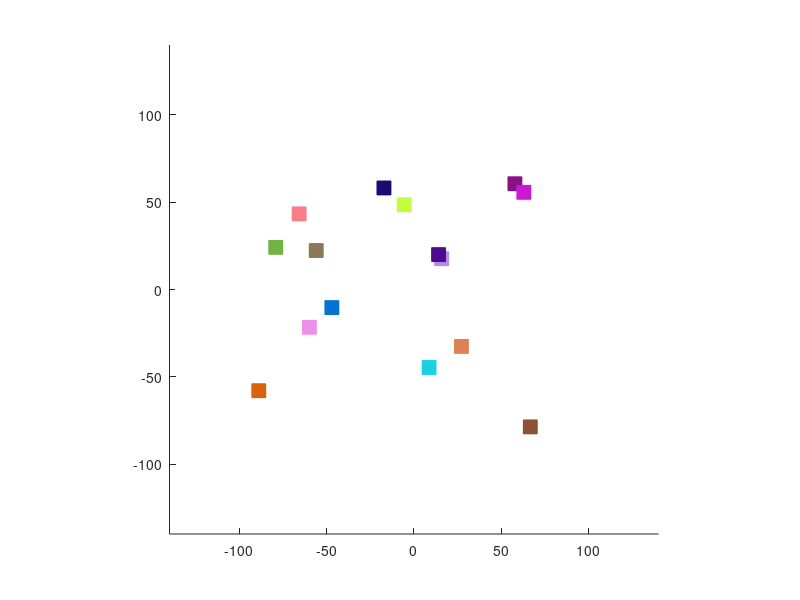

Write the MATLAB code that produced this figure. (Note: this script raises an error after producing the figure.)
function EKF_SLAM
 
    clear all;
    close all; 
    
    % Map configuration
    nFeatures = 15;
    MapSize = 200;
    [Map,colors] = CreateMap(MapSize,nFeatures); 
 
    %how often shall we draw?
    DrawEveryNFrames = 5;
    mode = 'one_landmark_in_fov';
    %mode = 'landmarks_in_fov'; 
 
    % Robot base characterization
    SigmaX = 0.01; % Standard deviation in the x axis
    SigmaY = 0.01; % Standard deviation in the y axis
    SigmaTheta = 1.5*pi/180; % Bearing standar deviation
    R = diag([SigmaX^2 SigmaY^2 SigmaTheta^2]); % Cov matrix
 
    % Covariances for our very bad&expensive sensor (in the system <d,theta>)
    Sigma_r = 1.1;
    Sigma_theta = 5*pi/180;
    Q = diag([Sigma_r,Sigma_theta]).^2;
    fov = pi*2/3;
    max_range = 100;
 
    xRobot = [-MapSize/3 -MapSize/3 0]';
    xRobotTrue = xRobot;
 
    %initial conditions - no map:
    xEst = xRobot;
    PEst = zeros(3,3);
    MappedFeatures = NaN*zeros(nFeatures,2);
 
    % Drawings
    figure(1); hold on; grid off; axis equal;
    axis([-MapSize/2-40 MapSize/2+40 -MapSize/2-40 MapSize/2+40]);
    for i_feat=1:nFeatures
        plot(Map(1,i_feat),Map(2,i_feat),'s','Color',colors(i_feat,:), ...
            'MarkerFaceColor',colors(i_feat,:),'MarkerSize',10)       ;        
    end
    set(gcf,'doublebuffer','on');
    hObsLine = line([0,0],[0,0]);
    set(hObsLine,'linestyle',':');
    DrawRobot(xEst(1:3),'g');
    DrawRobot(xRobotTrue,'b');
    DrawRobot(xRobot,'r');
    hFOV = drawFOV(xRobotTrue,fov,max_range,'b');
    PlotEllipse(xEst(1:3),PEst(1:3,1:3),5,'g');
    
    pause;
    
    delete(hFOV);
            
    u = [3;0;0];
 
    % Number of steps
    nSteps = 195;
    turning = 50;
    
    % Storage:
    PFeatDetStore = NaN*zeros(nFeatures,nSteps);
    FeatErrStore = NaN*zeros(nFeatures,nSteps);
    PXErrStore = NaN*zeros(1,nSteps);
    XErrStore = NaN*zeros(2,nSteps);% error in position and angle   
    
    for k = 2:nSteps
 
        %
        % Move the robot with a control action u
        %
 
        u(3) = 0;
        if (mod(k,turning)==0) u(3)=pi/2;end
 
        xRobot = tcomp(xRobot,u); % New pose without noise    
        noise = sqrt(R)*randn(3,1); % Generate noise
        noisy_u = tcomp(u,noise); % Apply noise to the control action        
        xRobotTrue = tcomp(xRobotTrue,noisy_u);
 
        % Useful vbles
        xVehicle = xEst(1:3);
        xMap = xEst(4:end);
 
        %
        % Prediction step
        %
        
        xVehiclePred = tcomp(xVehicle,u);
 
        PPredvv = J1(xVehicle,u)* PEst(1:3,1:3) *J1(xVehicle,u)' + J2(xVehicle,u)* R * J2(xVehicle,u)';
        PPredvm = J1(xVehicle,u)*PEst(1:3,4:end);
        PPredmm = PEst(4:end,4:end);
 
        xPred = [xVehiclePred;xMap];
        PPred = [PPredvv PPredvm;
                 PPredvm' PPredmm];
 
        % Get new observation/s
 
        if strcmp(mode,'one_landmark_in_fov')
            % Get a random observations within the fov of the sensor
            [MapInFov,iFeatures] = getObservationsInsideFOV(xRobotTrue,Map,fov,max_range);
            if ~isempty(MapInFov)             
                [z,iFeature] = getRandomObservationFromPose(xRobotTrue,MapInFov,Q,iFeatures);
            else
                z = [];
            end
        elseif strcmp(mode,'landmarks_in_fov')
            %
            % Point 4
            %
000000000;
        end
 
        %
        % Update step
        %
        
        if(~isempty(z))
            %have we seen this feature before?
            if( ~isnan(MappedFeatures(iFeature,1)))
 
                %predict observation: find out where it is in state vector
                FeatureIndex = MappedFeatures(iFeature,1);
                xFeature = xPred(FeatureIndex:FeatureIndex+1);
 
                zPred = getRangeAndBearing(xVehiclePred,xFeature);
 
                % get observation Jacobians
                [jHxv,jHxf] = GetObsJacs(xVehicle,xFeature);
 
                % Fill in state jacobian

                %
                % Point 2, Build jH from JHxv and jHxf
                %
                jH = zeros(2,length(xEst));
                jH(:,FeatureIndex:FeatureIndex+1) = jHxf;
                jH(:,1:3) = jHxv;
                 
                % Do Kalman update:
                Innov = z-zPred;
                Innov(2) = AngleWrap(Innov(2));
 
                S = jH*PPred*jH'+Q;
                W = PPred*jH'*inv(S);
                xEst = xPred+ W*Innov;
 
                PEst = PPred-W*S*W';
 
                %ensure P remains symmetric
                PEst = 0.5*(PEst+PEst');
            else
                % this is a new feature add it to the map....            
                nStates = length(xEst); 
 
                xFeature = xVehiclePred(1:2) + [z(1)*cos(z(2)+xVehiclePred(3));z(1)*sin(z(2)+xVehiclePred(3))];
                xEst = [xPred;xFeature]; %augmenting state vector
                [jGxv, jGz] = GetNewFeatureJacs(xVehicle,z);
 
                M = [eye(nStates), zeros(nStates,2);% note we don't use jacobian w.r.t vehicle
                    jGxv zeros(2,nStates-3)  , jGz]; 

                PEst = M*blkdiag(PEst,Q)*M';
 
                %remember this feature as being mapped we store its ID and position in the state vector
                MappedFeatures(iFeature,:) = [length(xEst)-1, length(xEst)];
 
            end;
        else
            xEst = xPred;
            PEst = PPred;
        end;

%
	% Point 3, Robot pose and features localization errors and determinants
       %
           %Storage:    
        for l = 1:nFeatures
            if (~isnan(MappedFeatures(l,1)))
                index = MappedFeatures(l,1);
                PFeatDetStore(l, k) = det(PEst(index:index+1, index:index+1));
                FeatErrStore(l, k) = norm(Map(1:2, l) - xEst(index:index+1));
            end
        end

        PXErrStore(:, k) = det(PEst(1:3, 1:3));
        XErrStore(:, k) = [norm(xRobot(1:2) - xRobotTrue(1:2));
            norm(xRobot(3) - xRobotTrue(3))];
 
        % Drawings
        if(mod(k-2,DrawEveryNFrames)==0)
            % Robot estimated, real, and ideal poses, fov and uncertainty
            DrawRobot(xEst(1:3),'g');
            DrawRobot(xRobotTrue,'b');
            DrawRobot(xRobot,'r');
            hFOV = drawFOV(xRobotTrue,fov,max_range,'b');
            PlotEllipse(xEst(1:3),PEst(1:3,1:3),5,'g');
 
            % A line to the observed feature
            if(~isnan(z))
                hLine = line([xRobotTrue(1),Map(1,iFeature)],[xRobotTrue(2),Map(2,iFeature)]);
                set(hLine,'linestyle',':');
            end;
            
            % The uncertainty of each perceived landmark
            n  = length(xEst);
            nF = (n-3)/2;            
            hEllipses = [];
            for i = 1:nF
                iF = 3+2*i-1;
                plot(xEst(iF),xEst(iF+1),'b*');
                hEllipse = PlotEllipse(xEst(iF:iF+1),PEst(iF:iF+1,iF:iF+1),3);
                hEllipses = [hEllipses hEllipse];
            end                  
            
            drawnow; % flush pending drawings events                 
            pause;
            
            % Clean a bit
            delete(hFOV);
            for i=1:size(hEllipses,2)
                delete(hEllipses(i));
            end
        end  
    end
 
    % Draw the final estimated positions and uncertainties of the features
    n  = length(xEst);
    nF = (n-3)/2;
    
    for i = 1:nF
        iF = 3+2*i-1;
        plot(xEst(iF),xEst(iF+1),'cs');
        PlotEllipse(xEst(iF:iF+1),PEst(iF:iF+1,iF:iF+1),3);
    end;  

    %
    % Draw erros and determinants of the location of the robot and the
    % featuers
    %
    
    figure(2); hold on;
    title('Errors in robot localization');
    plot(XErrStore(1,:),'b');    
    plot(XErrStore(2,:),'r');    
    legend('Error in position','Error in orientation')
    
    figure(3); hold on;
    title('Determinant of the cov. matrix associated to the robot localization');
    xs = 1:nSteps;
    plot(PXErrStore(:),'b');

    figure(4); hold on;
    title('Errors in features localization');
    figure(5); hold on;
    title('Log of the determinant of the cov. matrix associated to each feature');
    
    for i=1:nFeatures
        figure(5)        
        h = plot(log(PFeatDetStore(i,:)));    
        set(h,'Color',colors(i,:));
        
        figure(4)
        h = plot(FeatErrStore(i,:));
        set(h,'Color',colors(i,:));        
    end


%-------------------------------------------------------------------------%

function [Map,colors] = CreateMap(MapSize,nFeatures)
    Map = zeros(2,nFeatures);
    colors = zeros(nFeatures,3);
    
    for i_feat = 1:nFeatures
        Map(:,i_feat) = MapSize*rand(2,1)-MapSize/2;
        colors(i_feat,:) = [rand rand rand];
    end
 
%-------------------------------------------------------------------------%
 
function [jHxv,jHxf] = GetObsJacs(xPred, xFeature)
 
    jHxv = zeros(2,3);jHxf = zeros(2,2);
    Delta = (xFeature-xPred(1:2));
    r = norm(Delta);
    jHxv(1,1) = -Delta(1) / r;
    jHxv(1,2) = -Delta(2) / r;
    jHxv(2,1) = Delta(2) / (r^2);
    jHxv(2,2) = -Delta(1) / (r^2);
    jHxv(2,3) = -1;
    jHxf(1:2,1:2) = -jHxv(1:2,1:2);
 
%-------------------------------------------------------------------------%
 
function [jGx,jGz] = GetNewFeatureJacs(Xv, z)
 
    theta = Xv(3,1);
    r = z(1);
    bearing = z(2);
    jGx = [ 1   0   -r*sin(theta + bearing);
        0   1   r*cos(theta + bearing)];
    jGz = [ cos(theta + bearing) -r*sin(theta + bearing);
        sin(theta + bearing) r*cos(theta + bearing)];
 
%-------------------------------------------------------------------------%
 
function h = drawFOV(x,fov,max_range,c)
 
    if nargin < 4; c = 'b'; end
    
    alpha = fov/2;
    angles = -alpha:0.01:alpha;
    nAngles = size(angles,2);
    arc_points = zeros(2,nAngles);
    
    for i=1:nAngles
       arc_points(1,i) =  max_range*cos(angles(i));
       arc_points(2,i) =  max_range*sin(angles(i));
 
       aux_point = tcomp(x,[arc_points(1,i);arc_points(2,i);1]);
       arc_points(:,i) = aux_point(1:2);
    end
 
    h = plot([x(1) arc_points(1,:) x(1)],[x(2) arc_points(2,:) x(2)],c);
 
 
%-------------------------------------------------------------------------%
 
 
function [MapInFov,iFeatures] = getObservationsInsideFOV(x,Map,fov,max_range)
   
    nLandmarks = size(Map,2);    
    MapInFov = [];
    iFeatures = [];
    z = zeros(2,1);
    
    for i_landmark = 1:nLandmarks
        Delta_x = Map(1,i_landmark) - x(1);
        Delta_y = Map(2,i_landmark) - x(2);
 
        z(1) = norm([Delta_x Delta_y]);        % Range
        z(2) = atan2(Delta_y,Delta_x) - x(3);  % Bearing
       z(2) = AngleWrap(z(2));
 
        if (z(2) < fov/2) && (z(2) > -fov/2) && (z(1) < max_range)
            MapInFov = [MapInFov Map(:,i_landmark)];
            iFeatures = [iFeatures i_landmark];
        end
    end
    
%-------------------------------------------------------------------------%
 
function [z,iFeature] = getRandomObservationFromPose(x,Map,Q,iFeatures)
 
    nLandmarks = size(Map,2);
    iFeature = randi(nLandmarks);
    landmark = Map(:,iFeature);
 
    z = getRangeAndBearing(x,landmark,Q);
    
    if nargin == 4
        iFeature = iFeatures(iFeature);
    end
    
%-------------------------------------------------------------------------%
    
function z = getRangeAndBearing(x,landmark,Q)
 
    Delta_x = landmark(1,:) - x(1);
    Delta_y = landmark(2,:) - x(2);
 
    z(1,:) = sqrt(Delta_x.^2 + Delta_y.^2);  % Range
    z(2,:) = atan2(Delta_y,Delta_x) - x(3);  % Bearing
    
    if nargin == 3
        z = z + sqrt(Q)*rand(2,1); % Adding noise
    end
    
    z(2,:) = AngleWrap(z(2,:));
